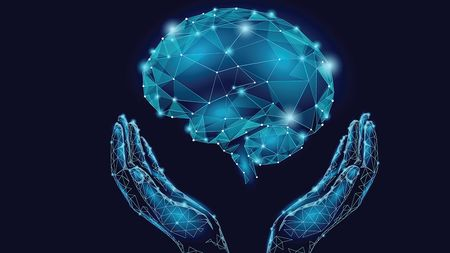
#> input picture Practice/Resources/brain.jpg, 450 x 253 px
$ python chapter3.py
#> lines starting #> are read from the running program, lines starting #| are printed output that depends on the picture
# Chapter 3 : Resizing and Cropping
import cv2 #cv2 stands for computer vision


img = cv2.imread("Resources/brain.jpg")
#> img is the input picture: shape (253, 450, 3); mean B, G, R 66.7, 40.8, 20
print(img.shape)        # (253, 450, 3) first is height, second is width, third is number of channels which is BGR
#| (253, 450, 3)

imgReduced = cv2.resize(img, (300,150))      # here we define the width first and then the height
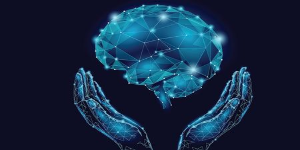
#> imgReduced: shape (150, 300, 3); mean B, G, R 66.6, 40.7, 20
print(imgReduced.shape)
#| (150, 300, 3)

imgStretched = cv2.resize(img, (600,300))
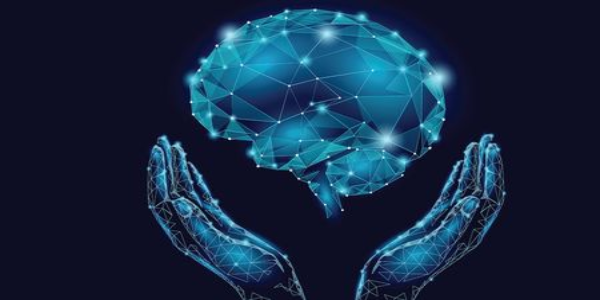
#> imgStretched: shape (300, 600, 3); mean B, G, R 66.6, 40.7, 20

imgCropped = img[0:200, 200:400] # height comes first and then the width
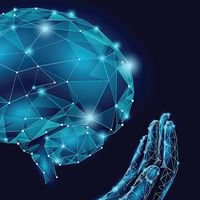
#> imgCropped: shape (200, 200, 3); mean B, G, R 91.3, 61.4, 24

cv2.imshow("Original Image", img)
cv2.imshow("Reduced Image", imgReduced)
cv2.imshow("Stretched Image", imgStretched)
cv2.imshow("Cropped Image", imgCropped)
cv2.waitKey(0)
